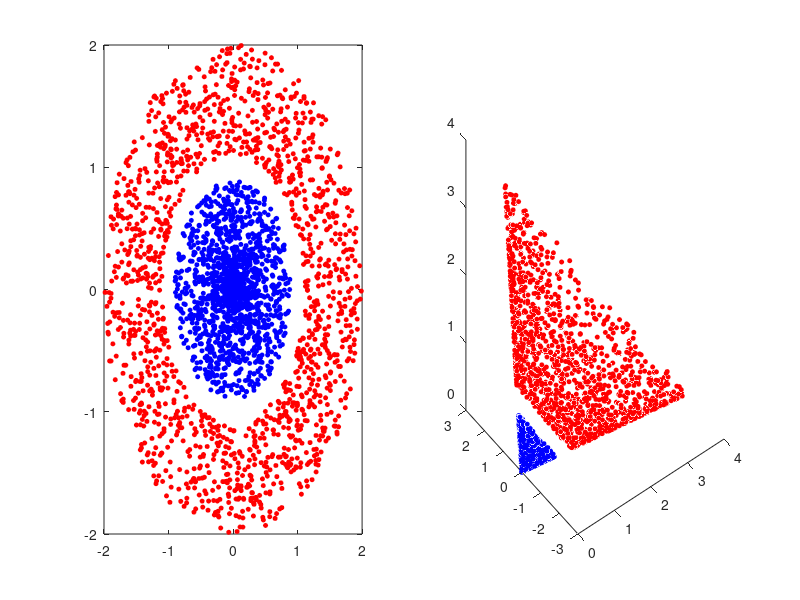

This figure's MATLAB source:
n=1500;
x1=zeros(n,1);
y1=zeros(n,1);
d1=[x1 y1];
r1=1;

for i=1:n
    r=unifrnd(0,r1-0.1);
    teta=unifrnd(0,2*pi);
    x1(i)=r*sin(teta);
    y1(i)=r*cos(teta);
end

x2=zeros(n,1);
y2=zeros(n,1);
z2=zeros(n,1);

for i=1:n
    r=unifrnd(r1+0.1,2);
    teta=unifrnd(0,2*pi);
    x2(i)=r*sin(teta);
    y2(i)=r*cos(teta);
end

x3=zeros(n,1);
y3=zeros(n,1);
z3=zeros(n,1);

for i=1:n
    x3(i)= x1(i)^2;
    y3(i)= sqrt(2)*y1(i)*x1(i);
    z3(i)= y1(i)^2;
end

x4=zeros(n,1);
y4=zeros(n,1);
z4=zeros(n,1);

for i=1:n
    x4(i)= x2(i)^2;
    y4(i)= sqrt(2)*y2(i)*x2(i);
    z4(i)= y2(i)^2;
end

d2=[x2 y2];

subplot(1,2,1),plot(x1,y1,'o',...
      'MarkerSize',3,...
    'MarkerEdgeColor','b',...
    'MarkerFaceColor','b')
hold on;
subplot(1,2,1),plot(x2,y2,'o',...
      'MarkerSize',3,...
    'MarkerEdgeColor','r',...
    'MarkerFaceColor','r')

subplot(1,2,2),plot3(x3,y3,z3,'o',...
      'MarkerSize',3,...
    'MarkerEdgeColor','b',...
    'MarkerFaceColor','b')
hold on;
subplot(1,2,2),plot3(x4,y4,z4,'o',...
      'MarkerSize',3,...
    'MarkerEdgeColor','r',...
    'MarkerFaceColor','r')

z=d1'*d2+10;
